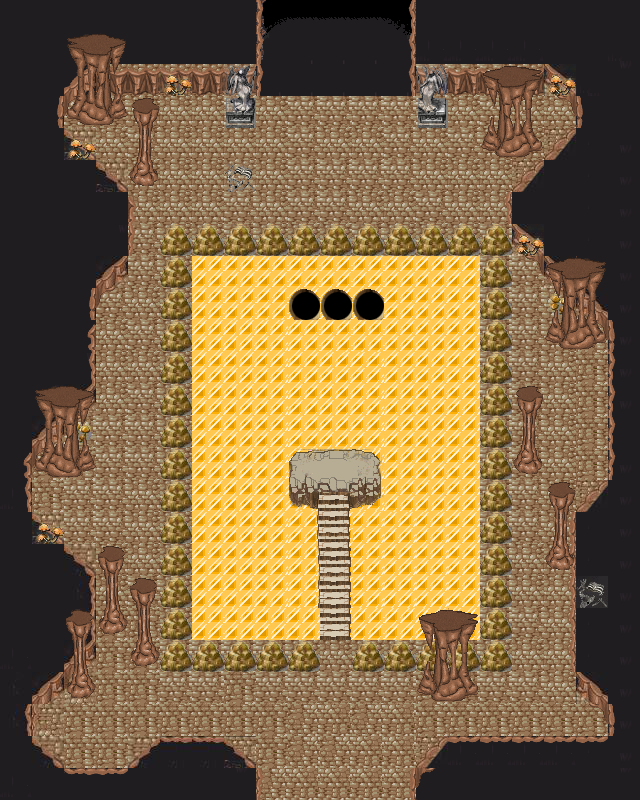

Below is a game level as drawn by its tile map, then a one-line description and the .tmx that defines it (tile-layer data replaced by summaries):
An orthogonal 20x25 tile map with 32x32 px tiles, 7 tile layers (Background, YellowTiles, Walls, Stairs, ...), 6 tilesets.

<map version="1.0" orientation="orthogonal" renderorder="right-down" width="20" height="25" tilewidth="32" tileheight="32" nextobjectid="1">
 <tileset firstgid="1" name="BrownCave" tilewidth="32" tileheight="32" tilecount="64" columns="8">
  <image source="BrownCave.png" width="256" height="256" />
 </tileset>
 <tileset firstgid="65" name="lvl3" tilewidth="32" tileheight="32" tilecount="340" columns="20">
  <image source="lvl3.png" width="648" height="556" />
 </tileset>
 <tileset firstgid="405" name="hole" tilewidth="32" tileheight="32" tilecount="1" columns="1">
  <image source="hole.png" width="35" height="37" />
 </tileset>
 <tileset firstgid="406" name="food2" tilewidth="32" tileheight="32" tilecount="105" columns="7">
  <image source="food2.png" width="236" height="505" />
 </tileset>
 <tileset firstgid="511" name="withSlantBorders" tilewidth="32" tileheight="32" tilecount="1050" columns="30">
  <image source="withSlantBorders.jpg" width="960" height="1120" />
 </tileset>
 <tileset firstgid="1561" name="Objects" tilewidth="32" tileheight="32" tilecount="256" columns="16">
  <image source="Objects.png" width="512" height="512" />
 </tileset>
 <layer name="Background" width="20" height="25">
  <data>[500 cells, 392 non-empty, 40 distinct tile ids]</data>
 </layer>
 <layer name="YellowTiles" width="20" height="25">
  <data>[500 cells, 98 non-empty, 11 distinct tile ids]</data>
 </layer>
 <layer name="Walls" width="20" height="25">
  <data>[500 cells, 77 non-empty, 25 distinct tile ids]</data>
 </layer>
 <layer name="Stairs" width="20" height="25">
  <data>[500 cells, 16 non-empty, 15 distinct tile ids]</data>
 </layer>
 <layer name="Hole" width="20" height="25">
  <data>[500 cells, 3 non-empty, 1 distinct tile ids]</data>
 </layer>
 <layer name="Objects" width="20" height="25">
  <data>[500 cells, 59 non-empty, 15 distinct tile ids]</data>
 </layer>
 <layer name="Object2" width="20" height="25">
  <data>[500 cells, 47 non-empty, 21 distinct tile ids]</data>
 </layer>
</map>
